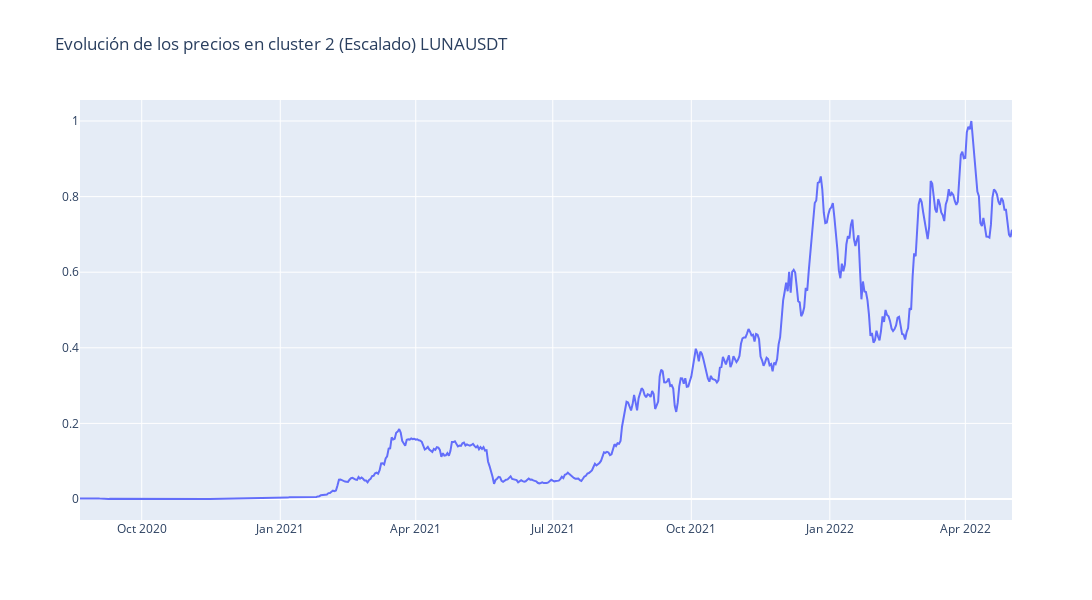

Notebook code for this chart:
### Code cell
fig = go.Figure()
for active in set(aux2.active):
    aux=df_cluster_kmeans[df_cluster_kmeans.active == active]['Scalar_close']
    fig.add_trace(go.Scatter(x=aux.index.astype(dtype=str), 
                            y=aux, name=active))

fig.update_layout(title='Evolución de los precios en cluster 2 (Escalado) ' +active,
    width=1100,
    height=600,
    )

fig.show()

### Figure 1 — Plotly figure (JSON) as saved in the notebook; plotly's stock layout.template omitted (floating-point values rounded to 4 significant figures; data arrays with more than 128 entries replaced by an {"elided": "..."} marker saying what was removed)
{"data": [{"name": "LUNAUSDT", "type": "scatter", "x": {"elided": "620 str values"}, "y": {"elided": "620 float values"}}], "layout": {"height": 600, "title": {"text": "Evolución de los precios en cluster 2 (Escalado) LUNAUSDT"}, "width": 1100, "xaxis": {"autorange": true, "range": ["2020-08-21", "2022-05-02"], "type": "date"}, "yaxis": {"autorange": true, "range": [-0.05556, 1.056], "type": "linear"}}}
